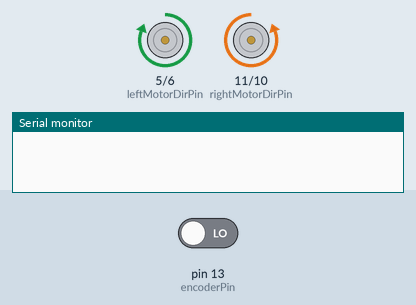
A sketch run on a simulated Arduino Uno, built with avr-gcc and run on an emulated ATmega328P. Parts: direction and speed pins drawn as motors (green arrow = direction pin HIGH = forward, orange = LOW = backward, longer = more drive), the last lines printed to the serial monitor. The test bench sets the inputs (shaded band); at power-on: pin 13 (encoderPin) LOW.

Above: at 1.2 s.
1.3 s: pin 13 (encoderPin) driven HIGH
At 2.5 s:
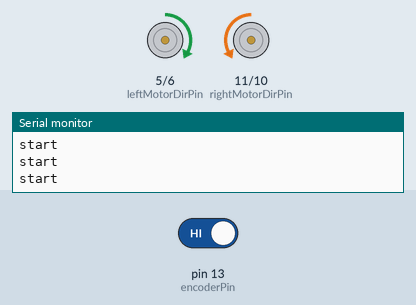
Timing chart, 0 to 4.3 s (numbered marks = the images above; inputs shaded):
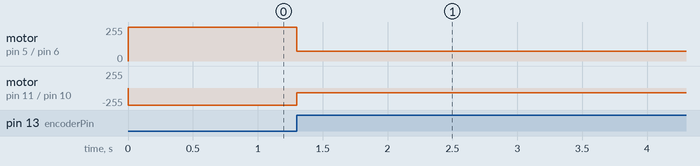

The sketch:

driveByDistamce.ino
```cpp
double tickesPerRevolution = 22;
const float Pi = 3.14159;
double wheelPerimeter = 2 * Pi * 5;
int wantedDistance = 200;
int rightMotorPwmPin = 10;
int rightMotorDirPin = 11;
int leftMotorPwmPin =  6;
int leftMotorDirPin = 5;
int encoderPin = 13;
double rightMotorPower;
double leftMotorPower;
double turnSpeed = 30;
double driveStraightSpeed = 255;
bool encoderState;
bool lastEncoderState;
double distanceTraveled;
double encoderVal = 0;

int motors [4] = {rightMotorPwmPin, rightMotorDirPin, leftMotorPwmPin, leftMotorDirPin}; // an array includes all the pins that connected to the motors


void setup() {
  rightMotorPower = driveStraightSpeed;
  leftMotorPower = driveStraightSpeed;
  for (int i = 0; i < 5; i++){
    pinMode (motors[i], OUTPUT);
    }
  analogWrite (motors[0], driveStraightSpeed);
  analogWrite (motors[2], driveStraightSpeed);
  pinMode (encoderPin ,INPUT);
  digitalWrite (motors[3], 1);
  digitalWrite (motors[1], 0);
  Serial.begin (9600);

//initializing
}

void loop() {

  analogWrite (motors[0], driveStraightSpeed);
  analogWrite (motors[2], driveStraightSpeed);
  bool encoderState = digitalRead (encoderPin); // reads the encoder val
  if (encoderState == !lastEncoderState){encoderVal++;}
  lastEncoderState = encoderState;
  distanceTraveled = (encoderVal / tickesPerRevolution) * wheelPerimeter; // what the distance that we have traveled is equal to
  if (distanceTraveled > 0 && distanceTraveled < 0.2 * wantedDistance){
    driveStraightSpeed = ((400 * distanceTraveled)/ wantedDistance) + 70; //just the math itself
    Serial.println ("start");
    }
  else if (distanceTraveled > 0.2 * wantedDistance && distanceTraveled < 0.6 * wantedDistance){
    driveStraightSpeed = 150;
    Serial.println ("middle");
    }
  else if (distanceTraveled > 0.6 * wantedDistance && distanceTraveled <  wantedDistance){
    driveStraightSpeed = ((-200 * distanceTraveled)/ wantedDistance) + 70;
    Serial.println ("end");
    }
  else if (distanceTraveled >  wantedDistance){driveStraightSpeed = 0;} // in case we have past the wanted direction, stop the car!!
  analogWrite (motors[0], driveStraightSpeed);
  analogWrite (motors[2], driveStraightSpeed);
}
```

Measured:
- after the input at 1.3 s, motor on pin 5 (leftMotorDirPin) / pin 6 (leftMotorPwmPin): forward 255/255 → forward 72/255 at once; motor on pin 11 (rightMotorDirPin) / pin 10 (rightMotorPwmPin): backward 255/255 → backward 72/255 at once
